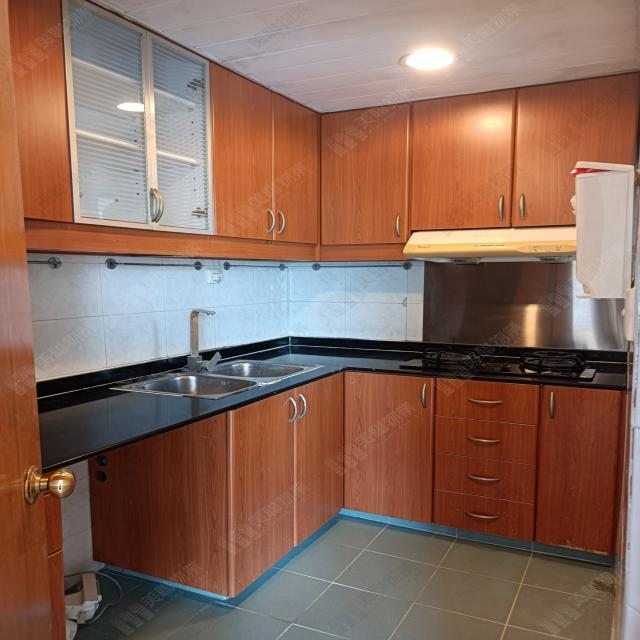
#> input picture Sample Dataset/Kitchen-114-_jpg.rf.751fd5eab7b6c6766695c2ac7fca58fd.jpg, 640 x 640 px, found by its file name; its folder holds only this picture in this run
$ python enhancement.py
#> lines starting #> are read from the running program, lines starting #| are printed output that depends on the picture
'''
Adarsh Gourab Das
2141004066
'''

import cv2
import numpy as np
import os

input_directory = 'D:\Personal Projects\Celebal Technologies\submissions\Week 10\Sample Dataset'
output_directory = 'D:\Personal Projects\Celebal Technologies\submissions\Week 10\Saved Images\T4Enhancement'

os.makedirs(output_directory, exist_ok=True)

for filename in os.listdir(input_directory):
    if filename.endswith('.jpg') or filename.endswith('.png'):
        image_path = os.path.join(input_directory, filename)
        image = cv2.imread(image_path)
#> image is the input picture: shape (640, 640, 3); mean B, G, R 91.9, 105.2, 137

        if image is None:
            print(f'Could not read image: {filename}')
            continue

        alpha = 1.5  # Contrast control (1.0 for original image)
        beta = 30  # Brightness control (0-100)
        enhanced_image = cv2.convertScaleAbs(image, alpha=alpha, beta=beta)
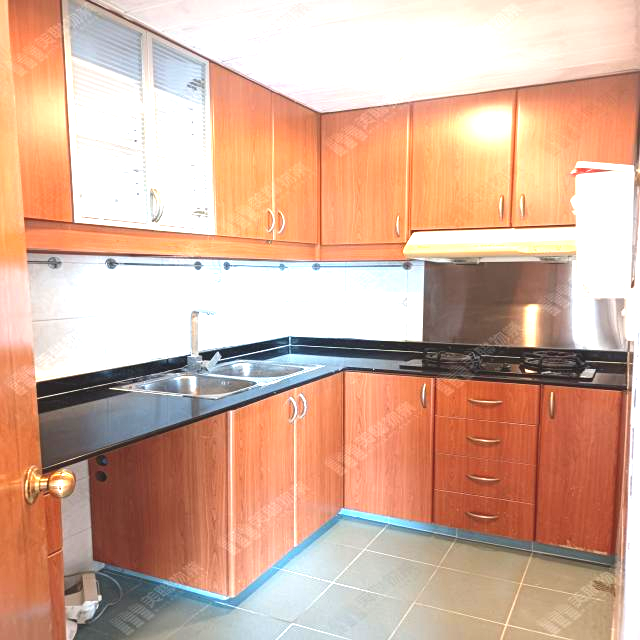
#> enhanced_image: shape (640, 640, 3); mean B, G, R 155.8, 176.4, 214

        # Apply Gaussian blur for noise reduction
        kernel_size = (5, 5)
        sigma = 0
        blurred_image = cv2.GaussianBlur(enhanced_image, kernel_size, sigma)

        # Apply histogram equalization for contrast enhancement
        gray = cv2.cvtColor(blurred_image, cv2.COLOR_BGR2GRAY)
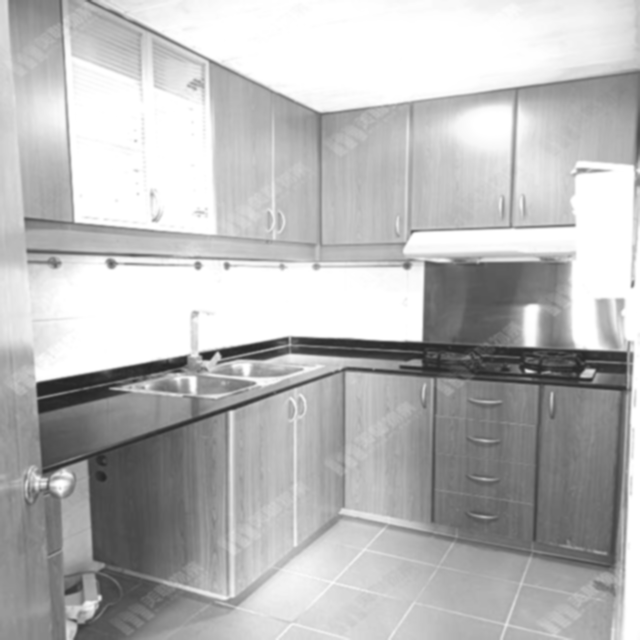
#> gray: shape (640, 640); min 37, max 255, mean 185.3
        equalized_image = cv2.equalizeHist(gray)
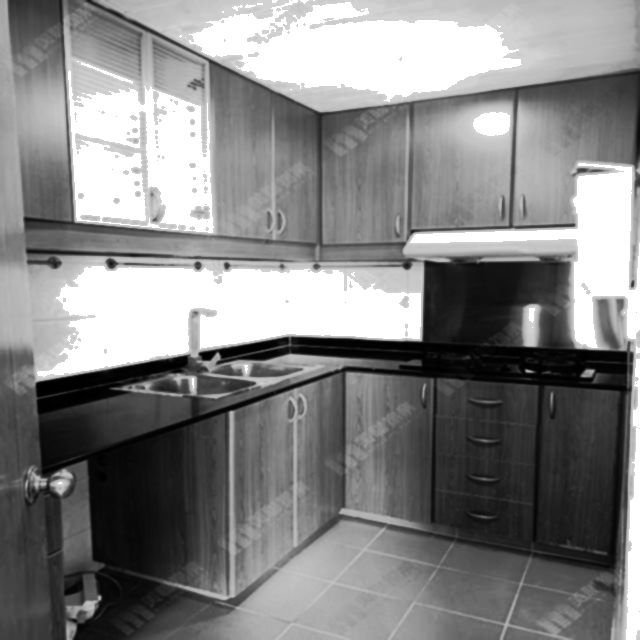
#> equalized_image: shape (640, 640); min 0, max 255, mean 132

        # Sharpen the image using unsharp masking
        kernel = np.array([[-1, -1, -1],
                           [-1, 9, -1],
                           [-1, -1, -1]])
        sharpened_image = cv2.filter2D(equalized_image, -1, kernel)
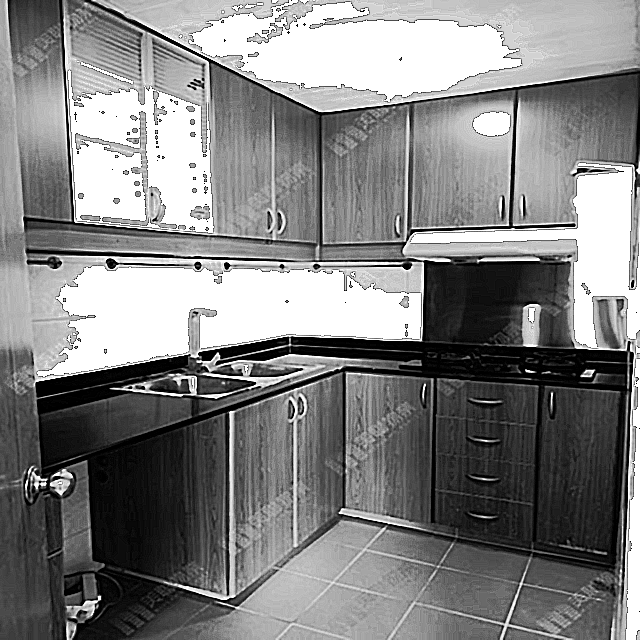
#> sharpened_image: shape (640, 640); min 0, max 255, mean 130.4

        # Save the enhanced image
        output_path = os.path.join(output_directory, f'enhanced_{filename}')
        cv2.imwrite(output_path, sharpened_image)

        print(f'Processed and saved enhanced image for: {filename}')

print('All images processed.')

$ run again, on Sample Dataset/Kitchen-142-_jpg.rf.c8c0a46bae881145a926dfe90dab22b8.jpg
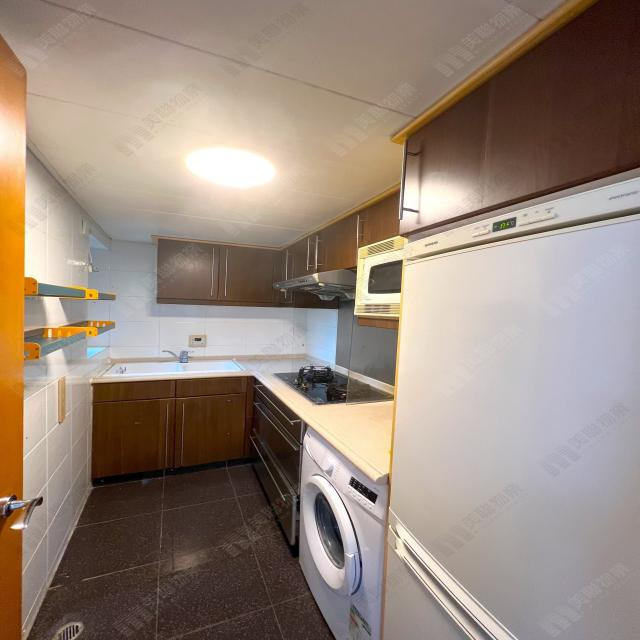
#> input picture Sample Dataset/Kitchen-142-_jpg.rf.c8c0a46bae881145a926dfe90dab22b8.jpg, 640 x 640 px, found by its file name
#> image is the input picture: shape (640, 640, 3); mean B, G, R 123.6, 135.7, 151.8
#> `gray = cv2.cvtColor(blurred_image, cv2.COLOR_BGR2GRAY)`:
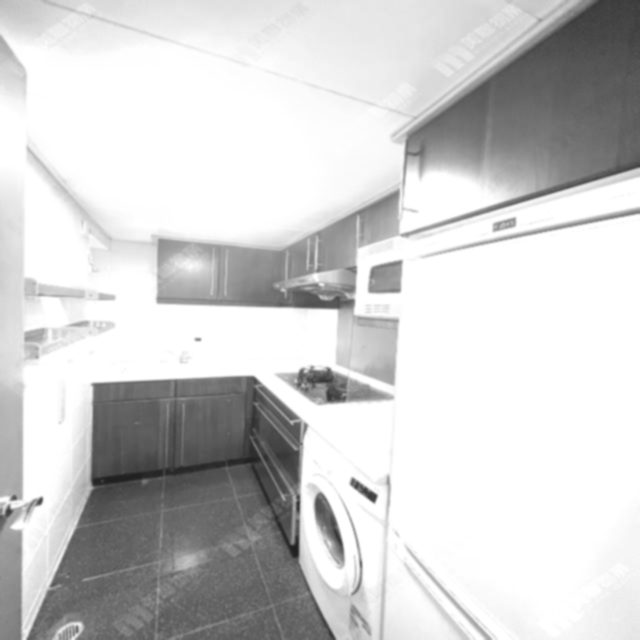
#> gray: shape (640, 640); min 31, max 255, mean 208
#> `sharpened_image = cv2.filter2D(equalized_image, -1, kernel)`:
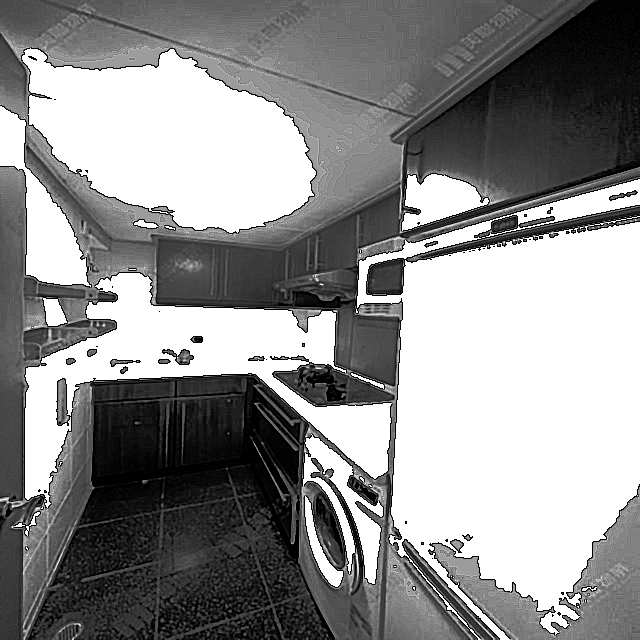
#> sharpened_image: shape (640, 640); min 0, max 255, mean 143.2

$ run again, on Sample Dataset/Kitchen-149-_jpg.rf.e82667b15de5ab10ccbb27ffa9f47d2b.jpg
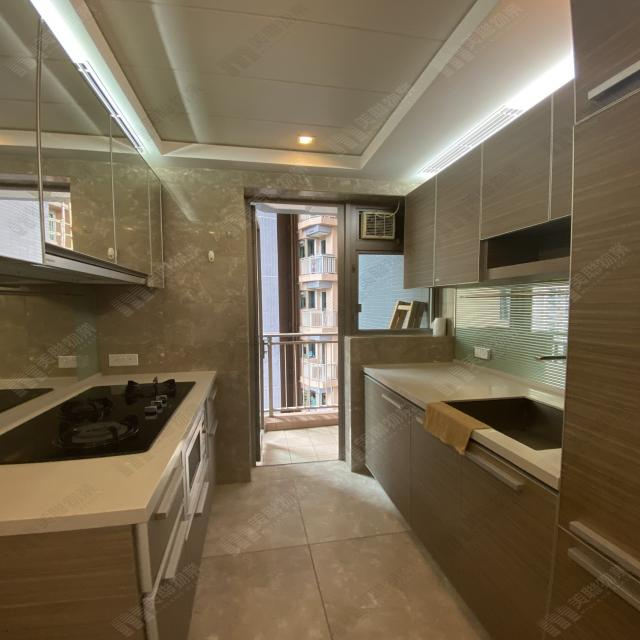
#> input picture Sample Dataset/Kitchen-149-_jpg.rf.e82667b15de5ab10ccbb27ffa9f47d2b.jpg, 640 x 640 px, found by its file name
#> image is the input picture: shape (640, 640, 3); mean B, G, R 81.9, 104.8, 119
#> `gray = cv2.cvtColor(blurred_image, cv2.COLOR_BGR2GRAY)`:
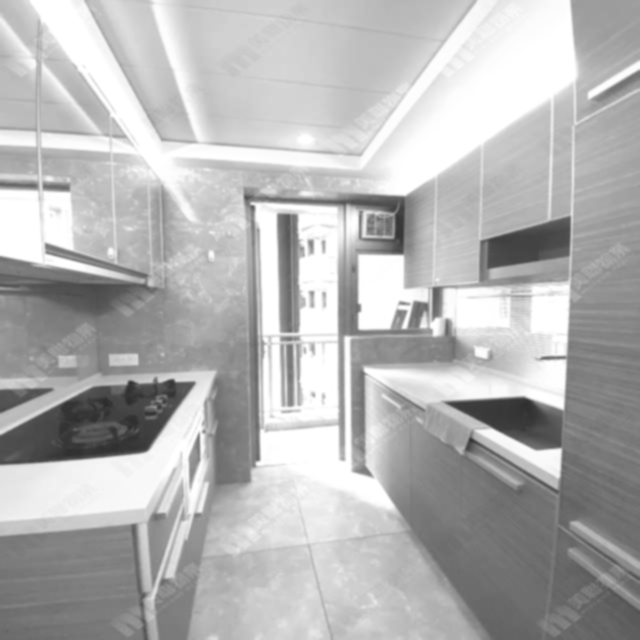
#> gray: shape (640, 640); min 43, max 255, mean 180.8
#> `sharpened_image = cv2.filter2D(equalized_image, -1, kernel)`:
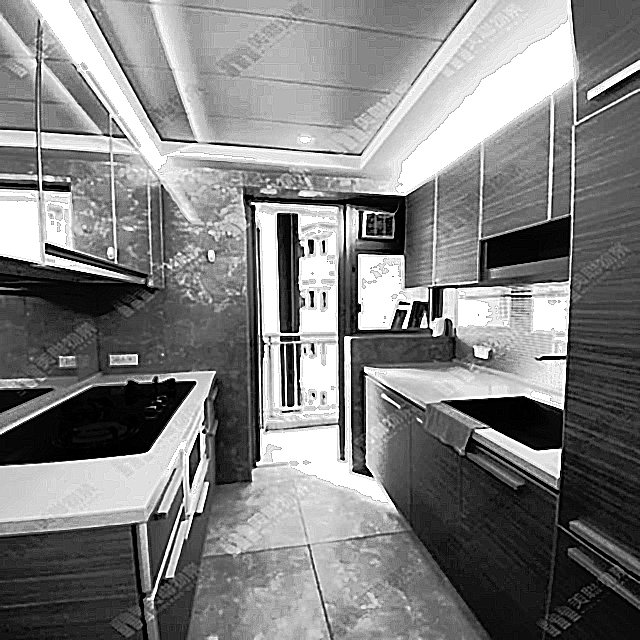
#> sharpened_image: shape (640, 640); min 0, max 255, mean 128.1

$ run again, on Sample Dataset/Kitchen-155-_jpg.rf.da553581b88e0a3c7712e0f257ee0e9e.jpg
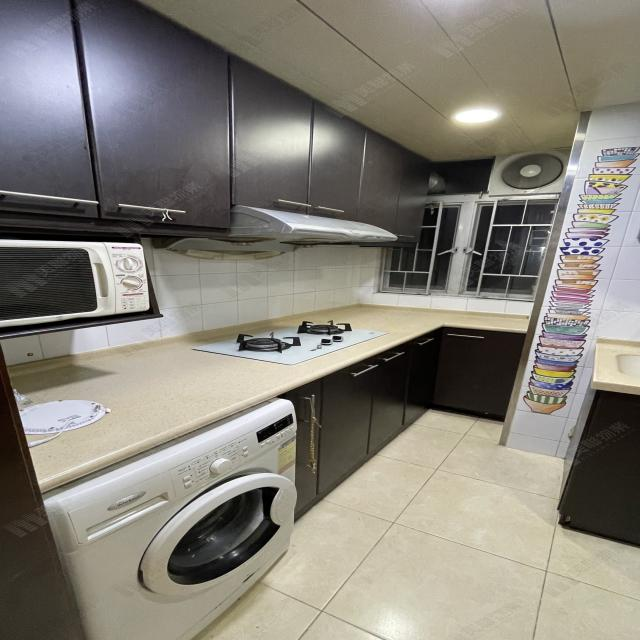
#> input picture Sample Dataset/Kitchen-155-_jpg.rf.da553581b88e0a3c7712e0f257ee0e9e.jpg, 640 x 640 px, found by its file name
#> image is the input picture: shape (640, 640, 3); mean B, G, R 120, 129.1, 133.1
#> `gray = cv2.cvtColor(blurred_image, cv2.COLOR_BGR2GRAY)`:
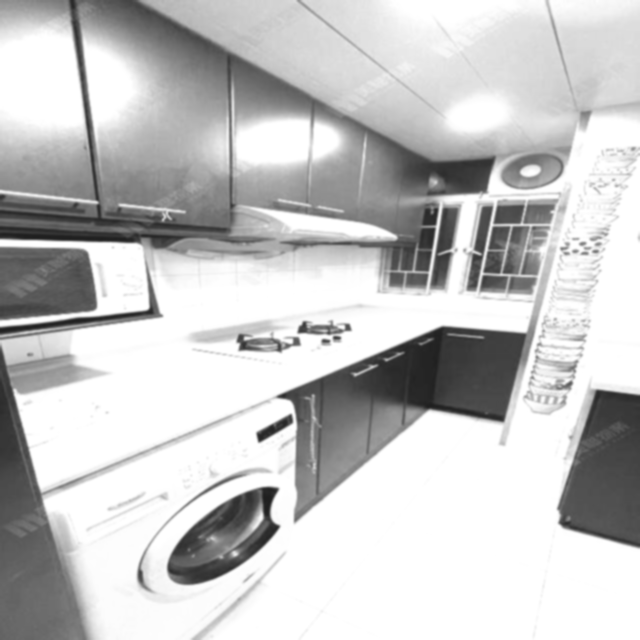
#> gray: shape (640, 640); min 31, max 255, mean 197.8
#> `sharpened_image = cv2.filter2D(equalized_image, -1, kernel)`:
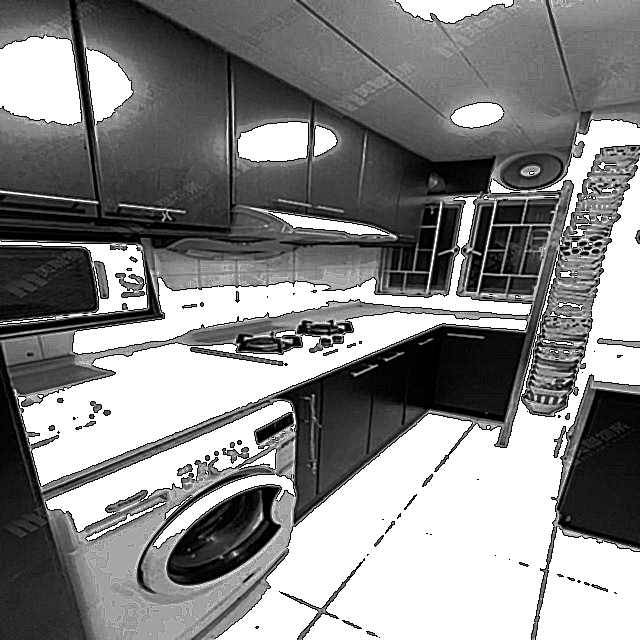
#> sharpened_image: shape (640, 640); min 0, max 255, mean 136.3

$ run again, on Sample Dataset/Kitchen-118-_jpg.rf.ea9919f60f623baf586a25712cbbf151.jpg
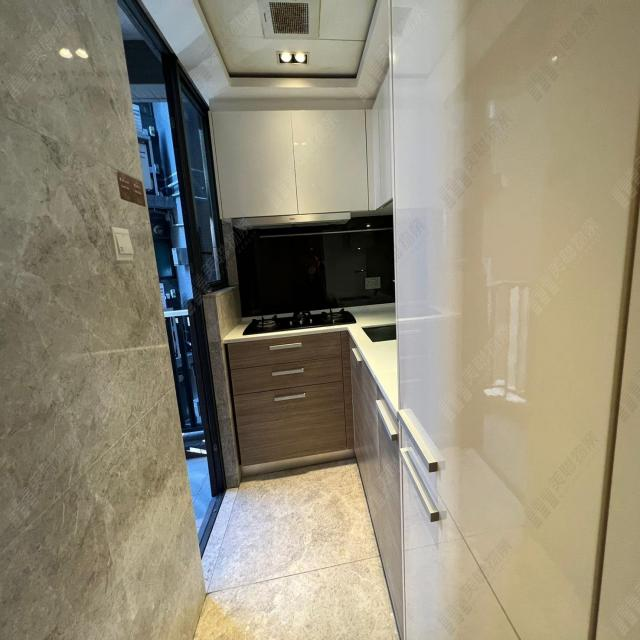
#> input picture Sample Dataset/Kitchen-118-_jpg.rf.ea9919f60f623baf586a25712cbbf151.jpg, 640 x 640 px, found by its file name
#> image is the input picture: shape (640, 640, 3); mean B, G, R 118, 137.6, 144.5
#> `sharpened_image = cv2.filter2D(equalized_image, -1, kernel)`:
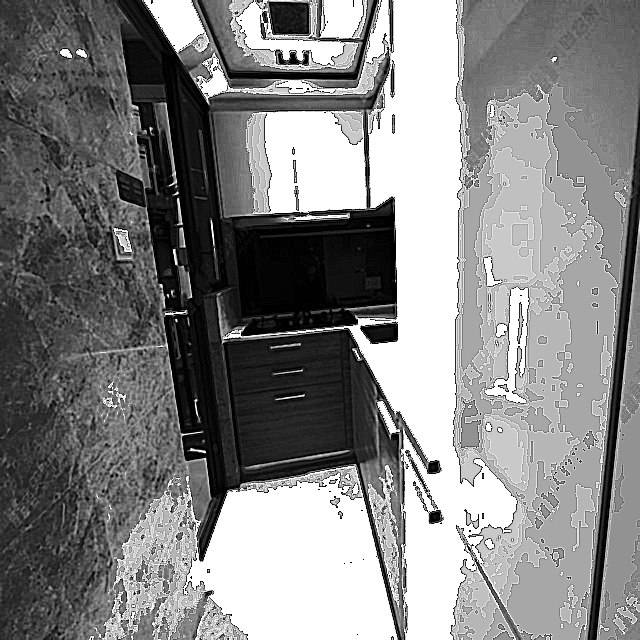
#> sharpened_image: shape (640, 640); min 0, max 255, mean 132.7
